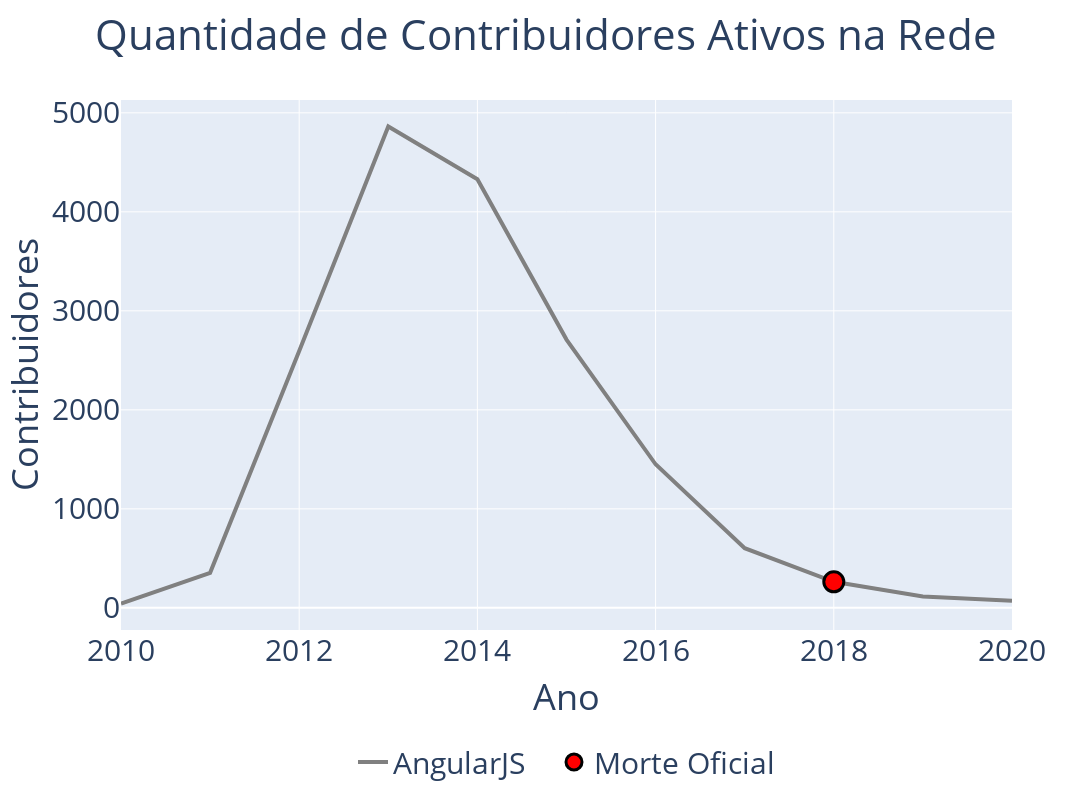

The code cell stored with this chart in its notebook:
### Code cell
#extrai os dados e define o padrão do layout
trace = go.Scatter(x = ano, 
                   y = ordem, 
                   mode = 'lines', 
                   name = 'AngularJS   ', 
                   line = dict(color = "gray", width = 4)
                   );

angularjs_death = go.Scatter(
    x = ['2018'],
    y = [ordem[8]],
    mode = 'markers',
    name = 'Morte Oficial',
    marker = {
        'size': 20,
        'line_color': 'black',
        'line_width': 3,
        'color': 'red',
    }
)

GraficoLinear(trace, [angularjs_death], 'Ano', 'Contribuidores', 'Quantidade de Contribuidores Ativos na Rede')

### Figure 1 — Plotly figure (JSON) as saved in the notebook; plotly's stock layout.template omitted (floating-point values rounded to 4 significant figures)
{"data": [{"line": {"color": "gray", "width": 4}, "mode": "lines", "name": "AngularJS   ", "type": "scatter", "x": [2010, 2011, 2012, 2013, 2014, 2015, 2016, 2017, 2018, 2019, 2020], "y": [44, 354, 2595, 4862, 4329, 2710, 1450, 603, 263, 115, 71]}, {"marker": {"color": "red", "line": {"color": "black", "width": 3}, "size": 20}, "mode": "markers", "name": "Morte Oficial", "type": "scatter", "x": ["2018"], "y": [263]}], "layout": {"font": {"size": 30}, "height": 800, "legend": {"font": {"size": 30}, "orientation": "h", "x": 0.5, "xanchor": "center", "y": -0.2, "yanchor": "top"}, "title": {"text": "Quantidade de Contribuidores Ativos na Rede", "x": 0.5, "xanchor": "center"}, "width": 1700, "xaxis": {"title": {"text": "Ano"}}, "yaxis": {"title": {"text": "Contribuidores"}}}}
